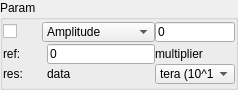
<?xml version="1.0" encoding="UTF-8"?>
<ui version="4.0">
 <class>Estim</class>
 <widget class="QWidget" name="Estim">
  <property name="geometry">
   <rect>
    <x>0</x>
    <y>0</y>
    <width>238</width>
    <height>90</height>
   </rect>
  </property>
  <property name="windowTitle">
   <string>Form</string>
  </property>
  <layout class="QGridLayout" name="gridLayout">
   <property name="leftMargin">
    <number>0</number>
   </property>
   <property name="topMargin">
    <number>0</number>
   </property>
   <property name="rightMargin">
    <number>0</number>
   </property>
   <property name="bottomMargin">
    <number>0</number>
   </property>
   <property name="spacing">
    <number>0</number>
   </property>
   <item row="0" column="0">
    <widget class="QGroupBox" name="gBEstim">
     <property name="title">
      <string>Param</string>
     </property>
     <layout class="QGridLayout" name="gridLayout_3">
      <property name="leftMargin">
       <number>0</number>
      </property>
      <property name="topMargin">
       <number>0</number>
      </property>
      <property name="rightMargin">
       <number>0</number>
      </property>
      <property name="bottomMargin">
       <number>0</number>
      </property>
      <property name="spacing">
       <number>0</number>
      </property>
      <item row="0" column="0">
       <layout class="QHBoxLayout" name="horizontalLayout">
        <item>
         <widget class="QCheckBox" name="cBEstActiv">
          <property name="text">
           <string/>
          </property>
         </widget>
        </item>
        <item>
         <widget class="QComboBox" name="cBEstType">
          <property name="maximumSize">
           <size>
            <width>16777215</width>
            <height>20</height>
           </size>
          </property>
          <item>
           <property name="text">
            <string>Amplitude</string>
           </property>
          </item>
          <item>
           <property name="text">
            <string>Time of plateau</string>
           </property>
          </item>
          <item>
           <property name="text">
            <string>x*t plateau</string>
           </property>
          </item>
          <item>
           <property name="text">
            <string>Period</string>
           </property>
          </item>
          <item>
           <property name="text">
            <string>di/dt</string>
           </property>
          </item>
         </widget>
        </item>
        <item>
         <widget class="QLineEdit" name="lEMult">
          <property name="maximumSize">
           <size>
            <width>80</width>
            <height>20</height>
           </size>
          </property>
          <property name="text">
           <string>0</string>
          </property>
         </widget>
        </item>
       </layout>
      </item>
      <item row="1" column="0">
       <layout class="QGridLayout" name="gLEstText">
        <property name="spacing">
         <number>0</number>
        </property>
        <item row="1" column="0">
         <widget class="QLabel" name="label_2">
          <property name="text">
           <string>res: </string>
          </property>
         </widget>
        </item>
        <item row="0" column="0">
         <widget class="QLabel" name="label">
          <property name="text">
           <string>ref: </string>
          </property>
         </widget>
        </item>
        <item row="1" column="1">
         <widget class="QLabel" name="label_5">
          <property name="sizePolicy">
           <sizepolicy hsizetype="Fixed" vsizetype="Preferred">
            <horstretch>0</horstretch>
            <verstretch>0</verstretch>
           </sizepolicy>
          </property>
          <property name="text">
           <string>data</string>
          </property>
         </widget>
        </item>
        <item row="0" column="1">
         <widget class="QLineEdit" name="lERef">
          <property name="sizePolicy">
           <sizepolicy hsizetype="Fixed" vsizetype="Fixed">
            <horstretch>0</horstretch>
            <verstretch>0</verstretch>
           </sizepolicy>
          </property>
          <property name="maximumSize">
           <size>
            <width>16777215</width>
            <height>20</height>
           </size>
          </property>
          <property name="text">
           <string>0</string>
          </property>
         </widget>
        </item>
        <item row="1" column="2">
         <widget class="QComboBox" name="cBSuff">
          <property name="sizePolicy">
           <sizepolicy hsizetype="Expanding" vsizetype="Fixed">
            <horstretch>0</horstretch>
            <verstretch>0</verstretch>
           </sizepolicy>
          </property>
          <property name="maximumSize">
           <size>
            <width>80</width>
            <height>20</height>
           </size>
          </property>
          <item>
           <property name="text">
            <string>tera (10^12)</string>
           </property>
          </item>
          <item>
           <property name="text">
            <string>giga(10^9)</string>
           </property>
          </item>
          <item>
           <property name="text">
            <string>mega(10^6)</string>
           </property>
          </item>
          <item>
           <property name="text">
            <string>kilo(10^3)</string>
           </property>
          </item>
          <item>
           <property name="text">
            <string>one(10^0)</string>
           </property>
          </item>
          <item>
           <property name="text">
            <string>milli(10^-3)</string>
           </property>
          </item>
          <item>
           <property name="text">
            <string>micro(10^-6)</string>
           </property>
          </item>
          <item>
           <property name="text">
            <string>nano(10^-9)</string>
           </property>
          </item>
          <item>
           <property name="text">
            <string>pico(10^-12)</string>
           </property>
          </item>
         </widget>
        </item>
        <item row="0" column="2">
         <widget class="QLabel" name="label_4">
          <property name="text">
           <string>multiplier</string>
          </property>
         </widget>
        </item>
       </layout>
      </item>
     </layout>
    </widget>
   </item>
  </layout>
 </widget>
 <resources/>
 <connections/>
</ui>
